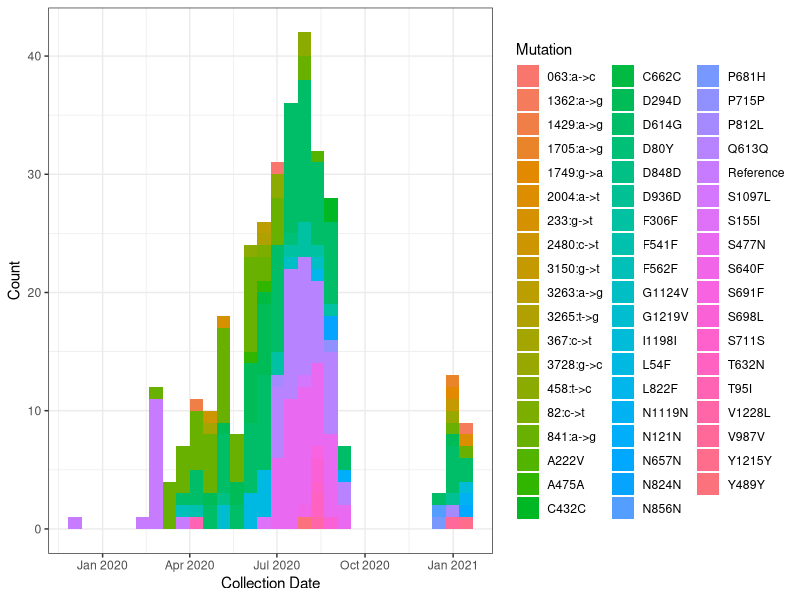

Here is the R script that generated this plot:
library(ggplot2) #Load the ggplot2 library for graphic visualization

mut_acc <- read.csv('./Dataset/mutation_accumulation.csv') #Read in and save the mutation_accumulation file for manipulation and graphing

ggplot(mut_acc, aes(x = as.Date(Collection.Date), fill = Mutation))+ #Use this graph to record the number of mutation incidences over time (non-cumulative)
  geom_histogram(alpha = 1)+
  theme_bw()+
  scale_x_date(name = 'Collection Date')+
  scale_y_continuous(name = 'Count')


